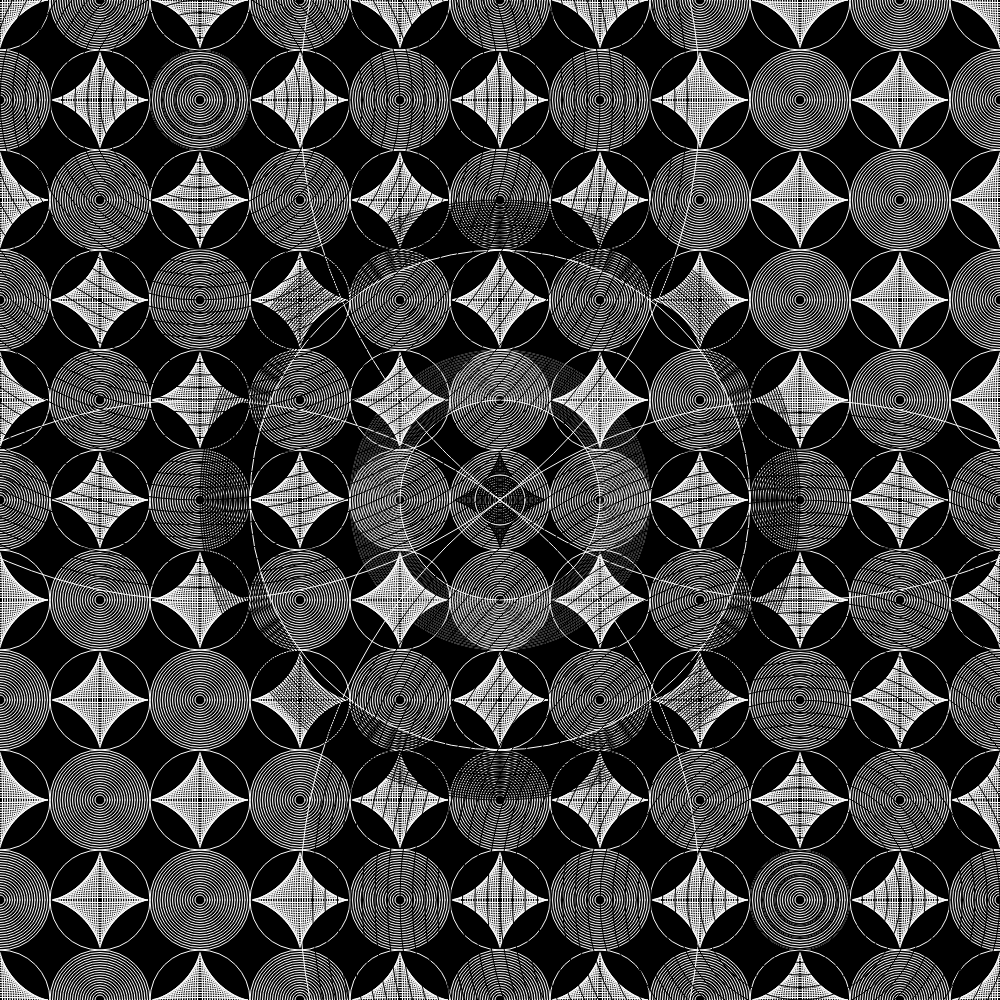
Frame 1 (no input)
Frame 60 (no input): identical to frame 1, image omitted
Frame 120 (the mouse pressed at the canvas centre since frame 60): identical to frame 1, image omitted

The p5.js sketch that drew this single still picture (run headless with seeded random() and noise() and a simulated clock; from frame 60 on, the mouse is pressed at the canvas centre):

// p5.js sketch
// ── sketch.js
function setup() {
    createCanvas(1000, 1000);
}

function draw() {
background(0);
strokeWeight(1);
stroke(255);
noFill()
ellipse(500, 500, 5);
ellipse(500, 500, 10);
ellipse(500, 500, 15);
ellipse(500, 500, 20);
ellipse(500, 500, 25);
ellipse(500, 500, 30);
ellipse(500, 500, 35);
ellipse(500, 500, 40);
ellipse(500, 500, 45);
ellipse(500, 500, 50);
ellipse(500, 500, 55);
ellipse(500, 500, 60);
ellipse(500, 500, 65);
ellipse(500, 500, 70);
ellipse(500, 500, 75);
ellipse(500, 500, 80);
ellipse(500, 500, 85);
ellipse(500, 500, 90);
ellipse(500, 500, 95);
ellipse(500, 500, 100);
ellipse(500, 500, 205);
ellipse(500, 500, 210);
ellipse(500, 500, 215);
ellipse(500, 500, 220);
ellipse(500, 500, 225);
ellipse(500, 500, 230);
ellipse(500, 500, 235);
ellipse(500, 500, 240);
ellipse(500, 500, 245);
ellipse(500, 500, 250);
ellipse(500, 500, 250);
ellipse(500, 500, 255);
ellipse(500, 500, 260);
ellipse(500, 500, 265);
ellipse(500, 500, 270);
ellipse(500, 500, 275);
ellipse(500, 500, 280);
ellipse(500, 500, 285);
ellipse(500, 500, 290);
ellipse(500, 500, 295);
ellipse(500, 500, 300);
stroke(0);
noFill();
ellipse(500, 500, 90, 10);
ellipse(500, 500, 85, 15);
ellipse(500, 500, 80, 20);
ellipse(500, 500, 75, 25);
ellipse(500, 500, 70, 30);
ellipse(500, 500, 65, 35);
ellipse(500, 500, 60, 40);
ellipse(500, 500, 55, 45);
ellipse(500, 500, 50, 50);
ellipse(500, 500, 45, 55);
ellipse(500, 500, 40, 60);
ellipse(500, 500, 35, 65);
ellipse(500, 500, 30, 70);
ellipse(500, 500, 25, 75);
ellipse(500, 500, 20, 80);
ellipse(500, 500, 15, 85);
ellipse(500, 500, 10, 90);
ellipse(500, 500, 5, 95);
ellipse(500, 500, 205);
ellipse(500, 500, 210);
ellipse(500, 500, 215);
ellipse(500, 500, 220);
ellipse(500, 500, 225);
ellipse(500, 500, 230);
ellipse(500, 500, 235);
ellipse(500, 500, 240);
ellipse(500, 500, 245);
ellipse(500, 500, 250);
ellipse(500, 500, 250);
ellipse(500, 500, 255);
ellipse(500, 500, 260);
ellipse(500, 500, 265);
ellipse(500, 500, 270);
ellipse(500, 500, 275);
ellipse(500, 500, 280);
ellipse(500, 500, 285);
ellipse(500, 500, 290);
ellipse(500, 500, 295);
ellipse(500, 500, 300);
stroke(255);
noFill()
ellipse(400, 500, 10);
ellipse(400, 500, 15);
ellipse(400, 500, 20);
ellipse(400, 500, 25);
ellipse(400, 500, 30);
ellipse(400, 500, 35);
ellipse(400, 500, 40);
ellipse(400, 500, 45);
ellipse(400, 500, 50);
ellipse(400, 500, 55);
ellipse(400, 500, 60);
ellipse(400, 500, 65);
ellipse(400, 500, 70);
ellipse(400, 500, 75);
ellipse(400, 500, 80);
ellipse(400, 500, 85);
ellipse(400, 500, 90);
ellipse(400, 500, 95);
ellipse(400, 500, 100);
ellipse(500, 400, 10);
ellipse(500, 400, 15);
ellipse(500, 400, 20);
ellipse(500, 400, 25);
ellipse(500, 400, 30);
ellipse(500, 400, 35);
ellipse(500, 400, 40);
ellipse(500, 400, 45);
ellipse(500, 400, 50);
ellipse(500, 400, 55);
ellipse(500, 400, 60);
ellipse(500, 400, 65);
ellipse(500, 400, 70);
ellipse(500, 400, 75);
ellipse(500, 400, 80);
ellipse(500, 400, 85);
ellipse(500, 400, 90);
ellipse(500, 400, 95);
ellipse(500, 400, 100);
ellipse(500, 600, 10);
ellipse(500, 600, 15);
ellipse(500, 600, 20);
ellipse(500, 600, 25);
ellipse(500, 600, 30);
ellipse(500, 600, 35);
ellipse(500, 600, 40);
ellipse(500, 600, 45);
ellipse(500, 600, 50);
ellipse(500, 600, 55);
ellipse(500, 600, 60);
ellipse(500, 600, 65);
ellipse(500, 600, 70);
ellipse(500, 600, 75);
ellipse(500, 600, 80);
ellipse(500, 600, 85);
ellipse(500, 600, 90);
ellipse(500, 600, 95);
ellipse(500, 600, 100);
ellipse(600, 500, 10);
ellipse(600, 500, 15);
ellipse(600, 500, 20);
ellipse(600, 500, 25);
ellipse(600, 500, 30);
ellipse(600, 500, 35);
ellipse(600, 500, 40);
ellipse(600, 500, 45);
ellipse(600, 500, 50);
ellipse(600, 500, 55);
ellipse(600, 500, 60);
ellipse(600, 500, 65);
ellipse(600, 500, 70);
ellipse(600, 500, 75);
ellipse(600, 500, 80);
ellipse(600, 500, 85);
ellipse(600, 500, 90);
ellipse(600, 500, 95);
ellipse(600, 500, 100);
ellipse(400, 400, 100);
ellipse(400, 400, 95, 5);
ellipse(400, 400, 90, 10);
ellipse(400, 400, 85, 15);
ellipse(400, 400, 80, 20);
ellipse(400, 400, 75, 25);
ellipse(400, 400, 70, 30);
ellipse(400, 400, 65, 35);
ellipse(400, 400, 60, 40);
ellipse(400, 400, 55, 45);
ellipse(400, 400, 50, 50);
ellipse(400, 400, 45, 55);
ellipse(400, 400, 40, 60);
ellipse(400, 400, 35, 65);
ellipse(400, 400, 30, 70);
ellipse(400, 400, 25, 75);
ellipse(400, 400, 20, 80);
ellipse(400, 400, 15, 85);
ellipse(400, 400, 10, 90);
ellipse(400, 400, 5, 95);
ellipse(400, 600, 100);
ellipse(400, 600, 95, 5);
ellipse(400, 600, 90, 10);
ellipse(400, 600, 85, 15);
ellipse(400, 600, 80, 20);
ellipse(400, 600, 75, 25);
ellipse(400, 600, 70, 30);
ellipse(400, 600, 65, 35);
ellipse(400, 600, 60, 40);
ellipse(400, 600, 55, 45);
ellipse(400, 600, 50, 50);
ellipse(400, 600, 45, 55);
ellipse(400, 600, 40, 60);
ellipse(400, 600, 35, 65);
ellipse(400, 600, 30, 70);
ellipse(400, 600, 25, 75);
ellipse(400, 600, 20, 80);
ellipse(400, 600, 15, 85);
ellipse(400, 600, 10, 90);
ellipse(400, 600, 5, 95);
ellipse(600, 600, 100);
ellipse(600, 600, 95, 5);
ellipse(600, 600, 90, 10);
ellipse(600, 600, 85, 15);
ellipse(600, 600, 80, 20);
ellipse(600, 600, 75, 25);
ellipse(600, 600, 70, 30);
ellipse(600, 600, 65, 35);
ellipse(600, 600, 60, 40);
ellipse(600, 600, 55, 45);
ellipse(600, 600, 50, 50);
ellipse(600, 600, 45, 55);
ellipse(600, 600, 40, 60);
ellipse(600, 600, 35, 65);
ellipse(600, 600, 30, 70);
ellipse(600, 600, 25, 75);
ellipse(600, 600, 20, 80);
ellipse(600, 600, 15, 85);
ellipse(600, 600, 10, 90);
ellipse(600, 600, 5, 95);
ellipse(600, 400, 100);
ellipse(600, 400, 95, 5);
ellipse(600, 400, 90, 10);
ellipse(600, 400, 85, 15);
ellipse(600, 400, 80, 20);
ellipse(600, 400, 75, 25);
ellipse(600, 400, 70, 30);
ellipse(600, 400, 65, 35);
ellipse(600, 400, 60, 40);
ellipse(600, 400, 55, 45);
ellipse(600, 400, 50, 50);
ellipse(600, 400, 45, 55);
ellipse(600, 400, 40, 60);
ellipse(600, 400, 35, 65);
ellipse(600, 400, 30, 70);
ellipse(600, 400, 25, 75);
ellipse(600, 400, 20, 80);
ellipse(600, 400, 15, 85);
ellipse(600, 400, 10, 90);
ellipse(600, 400, 5, 95);
ellipse(600, 400, 95, 5);
ellipse(300, 300, 100);
ellipse(300, 300, 95, 5);
ellipse(300, 300, 90, 10);
ellipse(300, 300, 85, 15);
ellipse(300, 300, 80, 20);
ellipse(300, 300, 75, 25);
ellipse(300, 300, 70, 30);
ellipse(300, 300, 65, 35);
ellipse(300, 300, 60, 40);
ellipse(300, 300, 55, 45);
ellipse(300, 300, 50, 50);
ellipse(300, 300, 45, 55);
ellipse(300, 300, 40, 60);
ellipse(300, 300, 35, 65);
ellipse(300, 300, 30, 70);
ellipse(300, 300, 25, 75);
ellipse(300, 300, 20, 80);
ellipse(300, 300, 15, 85);
ellipse(300, 300, 10, 90);
ellipse(300, 300, 5, 95);
ellipse(300, 300, 95, 5);
ellipse(200, 200, 100);
ellipse(200, 200, 95, 5);
ellipse(200, 200, 90, 10);
ellipse(200, 200, 85, 15);
ellipse(200, 200, 80, 20);
ellipse(200, 200, 75, 25);
ellipse(200, 200, 70, 30);
ellipse(200, 200, 65, 35);
ellipse(200, 200, 60, 40);
ellipse(200, 200, 55, 45);
ellipse(200, 200, 50, 50);
ellipse(200, 200, 45, 55);
ellipse(200, 200, 40, 60);
ellipse(200, 200, 35, 65);
ellipse(200, 200, 30, 70);
ellipse(200, 200, 25, 75);
ellipse(200, 200, 20, 80);
ellipse(200, 200, 15, 85);
ellipse(200, 200, 10, 90);
ellipse(200, 200, 5, 95);
ellipse(200, 200, 95, 5);
ellipse(100, 100, 100);
ellipse(100, 100, 95, 5);
ellipse(100, 100, 90, 10);
ellipse(100, 100, 85, 15);
ellipse(100, 100, 80, 20);
ellipse(100, 100, 75, 25);
ellipse(100, 100, 70, 30);
ellipse(100, 100, 65, 35);
ellipse(100, 100, 60, 40);
ellipse(100, 100, 55, 45);
ellipse(100, 100, 50, 50);
ellipse(100, 100, 45, 55);
ellipse(100, 100, 40, 60);
ellipse(100, 100, 35, 65);
ellipse(100, 100, 30, 70);
ellipse(100, 100, 25, 75);
ellipse(100, 100, 20, 80);
ellipse(100, 100, 15, 85);
ellipse(100, 100, 10, 90);
ellipse(100, 100, 5, 95);
ellipse(100, 100, 95, 5);
ellipse(700, 700, 100);
ellipse(700, 700, 95, 5);
ellipse(700, 700, 90, 10);
ellipse(700, 700, 85, 15);
ellipse(700, 700, 80, 20);
ellipse(700, 700, 75, 25);
ellipse(700, 700, 70, 30);
ellipse(700, 700, 65, 35);
ellipse(700, 700, 60, 40);
ellipse(700, 700, 55, 45);
ellipse(700, 700, 50, 50);
ellipse(700, 700, 45, 55);
ellipse(700, 700, 40, 60);
ellipse(700, 700, 35, 65);
ellipse(700, 700, 30, 70);
ellipse(700, 700, 25, 75);
ellipse(700, 700, 20, 80);
ellipse(700, 700, 15, 85);
ellipse(700, 700, 10, 90);
ellipse(700, 700, 5, 95);
ellipse(700, 700, 95, 5);
ellipse(800, 800, 100);
ellipse(800, 800, 95, 5);
ellipse(800, 800, 90, 10);
ellipse(800, 800, 85, 15);
ellipse(800, 800, 80, 20);
ellipse(800, 800, 75, 25);
ellipse(800, 800, 70, 30);
ellipse(800, 800, 65, 35);
ellipse(800, 800, 60, 40);
ellipse(800, 800, 55, 45);
ellipse(800, 800, 50, 50);
ellipse(800, 800, 45, 55);
ellipse(800, 800, 40, 60);
ellipse(800, 800, 35, 65);
ellipse(800, 800, 30, 70);
ellipse(800, 800, 25, 75);
ellipse(800, 800, 20, 80);
ellipse(800, 800, 15, 85);
ellipse(800, 800, 10, 90);
ellipse(800, 800, 5, 95);
ellipse(800, 800, 95, 5);
ellipse(900, 900, 100);
ellipse(900, 900, 95, 5);
ellipse(900, 900, 90, 10);
ellipse(900, 900, 85, 15);
ellipse(900, 900, 80, 20);
ellipse(900, 900, 75, 25);
ellipse(900, 900, 70, 30);
ellipse(900, 900, 65, 35);
ellipse(900, 900, 60, 40);
ellipse(900, 900, 55, 45);
ellipse(900, 900, 50, 50);
ellipse(900, 900, 45, 55);
ellipse(900, 900, 40, 60);
ellipse(900, 900, 35, 65);
ellipse(900, 900, 30, 70);
ellipse(900, 900, 25, 75);
ellipse(900, 900, 20, 80);
ellipse(900, 900, 15, 85);
ellipse(900, 900, 10, 90);
ellipse(900, 900, 5, 95);
ellipse(900, 900, 95, 5);
ellipse(200, 100, 10);
ellipse(200, 100, 15);
ellipse(200, 100, 20);
ellipse(200, 100, 25);
ellipse(200, 100, 30);
ellipse(200, 100, 35);
ellipse(200, 100, 40);
ellipse(200, 100, 45);
ellipse(200, 100, 50);
ellipse(200, 100, 55);
ellipse(200, 100, 60);
ellipse(200, 100, 65);
ellipse(200, 100, 70);
ellipse(200, 100, 75);
ellipse(200, 100, 80);
ellipse(200, 100, 85);
ellipse(200, 100, 90);
ellipse(200, 100, 95);
ellipse(200, 100, 100);
ellipse(500, 500, 200);
ellipse(200, 100, 1000);
ellipse(800, 900, 1000);
ellipse(200, 900, 1000);
ellipse(800, 100, 1000);
ellipse(500, 500, 50);
ellipse(500, 500, 500);
ellipse(700, 300, 100);
ellipse(700, 300, 95, 5);
ellipse(700, 300, 90, 10);
ellipse(700, 300, 85, 15);
ellipse(700, 300, 80, 20);
ellipse(700, 300, 75, 25);
ellipse(700, 300, 70, 30);
ellipse(700, 300, 65, 35);
ellipse(700, 300, 60, 40);
ellipse(700, 300, 55, 45);
ellipse(700, 300, 50, 50);
ellipse(700, 300, 45, 55);
ellipse(700, 300, 40, 60);
ellipse(700, 300, 35, 65);
ellipse(700, 300, 30, 70);
ellipse(700, 300, 25, 75);
ellipse(700, 300, 20, 80);
ellipse(700, 300, 15, 85);
ellipse(700, 300, 10, 90);
ellipse(700, 300, 5, 95);
ellipse(700, 300, 95, 5);
ellipse(500, 300, 100);
ellipse(500, 300, 95, 5);
ellipse(500, 300, 90, 10);
ellipse(500, 300, 85, 15);
ellipse(500, 300, 80, 20);
ellipse(500, 300, 75, 25);
ellipse(500, 300, 70, 30);
ellipse(500, 300, 65, 35);
ellipse(500, 300, 60, 40);
ellipse(500, 300, 55, 45);
ellipse(500, 300, 50, 50);
ellipse(500, 300, 45, 55);
ellipse(500, 300, 40, 60);
ellipse(500, 300, 35, 65);
ellipse(500, 300, 30, 70);
ellipse(500, 300, 25, 75);
ellipse(500, 300, 20, 80);
ellipse(500, 300, 15, 85);
ellipse(500, 300, 10, 90);
ellipse(500, 300, 5, 95);
ellipse(500, 300, 95, 5);
ellipse(500, 700, 100);
ellipse(500, 700, 95, 5);
ellipse(500, 700, 90, 10);
ellipse(500, 700, 85, 15);
ellipse(500, 700, 80, 20);
ellipse(500, 700, 75, 25);
ellipse(500, 700, 70, 30);
ellipse(500, 700, 65, 35);
ellipse(500, 700, 60, 40);
ellipse(500, 700, 55, 45);
ellipse(500, 700, 50, 50);
ellipse(500, 700, 45, 55);
ellipse(500, 700, 40, 60);
ellipse(500, 700, 35, 65);
ellipse(500, 700, 30, 70);
ellipse(500, 700, 25, 75);
ellipse(500, 700, 20, 80);
ellipse(500, 700, 15, 85);
ellipse(500, 700, 10, 90);
ellipse(500, 700, 5, 95);
ellipse(500, 700, 95, 5);
ellipse(500, 900, 100);
ellipse(500, 900, 95, 5);
ellipse(500, 900, 90, 10);
ellipse(500, 900, 85, 15);
ellipse(500, 900, 80, 20);
ellipse(500, 900, 75, 25);
ellipse(500, 900, 70, 30);
ellipse(500, 900, 65, 35);
ellipse(500, 900, 60, 40);
ellipse(500, 900, 55, 45);
ellipse(500, 900, 50, 50);
ellipse(500, 900, 45, 55);
ellipse(500, 900, 40, 60);
ellipse(500, 900, 35, 65);
ellipse(500, 900, 30, 70);
ellipse(500, 900, 25, 75);
ellipse(500, 900, 20, 80);
ellipse(500, 900, 15, 85);
ellipse(500, 900, 10, 90);
ellipse(500, 900, 5, 95);
ellipse(500, 900, 95, 5);
ellipse(300, 500, 100);
ellipse(300, 500, 95, 5);
ellipse(300, 500, 90, 10);
ellipse(300, 500, 85, 15);
ellipse(300, 500, 80, 20);
ellipse(300, 500, 75, 25);
ellipse(300, 500, 70, 30);
ellipse(300, 500, 65, 35);
ellipse(300, 500, 60, 40);
ellipse(300, 500, 55, 45);
ellipse(300, 500, 50, 50);
ellipse(300, 500, 45, 55);
ellipse(300, 500, 40, 60);
ellipse(300, 500, 35, 65);
ellipse(300, 500, 30, 70);
ellipse(300, 500, 25, 75);
ellipse(300, 500, 20, 80);
ellipse(300, 500, 15, 85);
ellipse(300, 500, 10, 90);
ellipse(300, 500, 5, 95);
ellipse(300, 500, 95, 5);
ellipse(700, 500, 100);
ellipse(700, 500, 95, 5);
ellipse(700, 500, 90, 10);
ellipse(700, 500, 85, 15);
ellipse(700, 500, 80, 20);
ellipse(700, 500, 75, 25);
ellipse(700, 500, 70, 30);
ellipse(700, 500, 65, 35);
ellipse(700, 500, 60, 40);
ellipse(700, 500, 55, 45);
ellipse(700, 500, 50, 50);
ellipse(700, 500, 45, 55);
ellipse(700, 500, 40, 60);
ellipse(700, 500, 35, 65);
ellipse(700, 500, 30, 70);
ellipse(700, 500, 25, 75);
ellipse(700, 500, 20, 80);
ellipse(700, 500, 15, 85);
ellipse(700, 500, 10, 90);
ellipse(700, 500, 5, 95);
ellipse(700, 500, 95, 5);
ellipse(900, 500, 100);
ellipse(900, 500, 95, 5);
ellipse(900, 500, 90, 10);
ellipse(900, 500, 85, 15);
ellipse(900, 500, 80, 20);
ellipse(900, 500, 75, 25);
ellipse(900, 500, 70, 30);
ellipse(900, 500, 65, 35);
ellipse(900, 500, 60, 40);
ellipse(900, 500, 55, 45);
ellipse(900, 500, 50, 50);
ellipse(900, 500, 45, 55);
ellipse(900, 500, 40, 60);
ellipse(900, 500, 35, 65);
ellipse(900, 500, 30, 70);
ellipse(900, 500, 25, 75);
ellipse(900, 500, 20, 80);
ellipse(900, 500, 15, 85);
ellipse(900, 500, 10, 90);
ellipse(900, 500, 5, 95);
ellipse(900, 500, 95, 5);
ellipse(100, 500, 100);
ellipse(100, 500, 95, 5);
ellipse(100, 500, 90, 10);
ellipse(100, 500, 85, 15);
ellipse(100, 500, 80, 20);
ellipse(100, 500, 75, 25);
ellipse(100, 500, 70, 30);
ellipse(100, 500, 65, 35);
ellipse(100, 500, 60, 40);
ellipse(100, 500, 55, 45);
ellipse(100, 500, 50, 50);
ellipse(100, 500, 45, 55);
ellipse(100, 500, 40, 60);
ellipse(100, 500, 35, 65);
ellipse(100, 500, 30, 70);
ellipse(100, 500, 25, 75);
ellipse(100, 500, 20, 80);
ellipse(100, 500, 15, 85);
ellipse(100, 500, 10, 90);
ellipse(100, 500, 5, 95);
ellipse(100, 500, 95, 5);
ellipse(500, 100, 100);
ellipse(500, 100, 95, 5);
ellipse(500, 100, 90, 10);
ellipse(500, 100, 85, 15);
ellipse(500, 100, 80, 20);
ellipse(500, 100, 75, 25);
ellipse(500, 100, 70, 30);
ellipse(500, 100, 65, 35);
ellipse(500, 100, 60, 40);
ellipse(500, 100, 55, 45);
ellipse(500, 100, 50, 50);
ellipse(500, 100, 45, 55);
ellipse(500, 100, 40, 60);
ellipse(500, 100, 35, 65);
ellipse(500, 100, 30, 70);
ellipse(500, 100, 25, 75);
ellipse(500, 100, 20, 80);
ellipse(500, 100, 15, 85);
ellipse(500, 100, 10, 90);
ellipse(500, 100, 5, 95);
ellipse(500, 100, 95, 5);
ellipse(500, 200, 10);
ellipse(500, 200, 15);
ellipse(500, 200, 20);
ellipse(500, 200, 25);
ellipse(500, 200, 30);
ellipse(500, 200, 35);
ellipse(500, 200, 40);
ellipse(500, 200, 45);
ellipse(500, 200, 50);
ellipse(500, 200, 55);
ellipse(500, 200, 60);
ellipse(500, 200, 65);
ellipse(500, 200, 70);
ellipse(500, 200, 75);
ellipse(500, 200, 80);
ellipse(500, 200, 85);
ellipse(500, 200, 90);
ellipse(500, 200, 95);
ellipse(500, 200, 100);
ellipse(500, 0, 10);
ellipse(500, 0, 15);
ellipse(500, 0, 20);
ellipse(500, 0, 25);
ellipse(500, 0, 30);
ellipse(500, 0, 35);
ellipse(500, 0, 40);
ellipse(500, 0, 45);
ellipse(500, 0, 50);
ellipse(500, 0, 55);
ellipse(500, 0, 60);
ellipse(500, 0, 65);
ellipse(500, 0, 70);
ellipse(500, 0, 75);
ellipse(500, 0, 80);
ellipse(500, 0, 85);
ellipse(500, 0, 90);
ellipse(500, 0, 95);
ellipse(500, 0, 100);
ellipse(500, 800, 10);
ellipse(500, 800, 15);
ellipse(500, 800, 20);
ellipse(500, 800, 25);
ellipse(500, 800, 30);
ellipse(500, 800, 35);
ellipse(500, 800, 40);
ellipse(500, 800, 45);
ellipse(500, 800, 50);
ellipse(500, 800, 55);
ellipse(500, 800, 60);
ellipse(500, 800, 65);
ellipse(500, 800, 70);
ellipse(500, 800, 75);
ellipse(500, 800, 80);
ellipse(500, 800, 85);
ellipse(500, 800, 90);
ellipse(500, 800, 95);
ellipse(500, 800, 100);
ellipse(200, 500, 10);
ellipse(200, 500, 15);
ellipse(200, 500, 20);
ellipse(200, 500, 25);
ellipse(200, 500, 30);
ellipse(200, 500, 35);
ellipse(200, 500, 40);
ellipse(200, 500, 45);
ellipse(200, 500, 50);
ellipse(200, 500, 55);
ellipse(200, 500, 60);
ellipse(200, 500, 65);
ellipse(200, 500, 70);
ellipse(200, 500, 75);
ellipse(200, 500, 80);
ellipse(200, 500, 85);
ellipse(200, 500, 90);
ellipse(200, 500, 95);
ellipse(200, 500, 100);
ellipse(800, 500, 10);
ellipse(800, 500, 15);
ellipse(800, 500, 20);
ellipse(800, 500, 25);
ellipse(800, 500, 30);
ellipse(800, 500, 35);
ellipse(800, 500, 40);
ellipse(800, 500, 45);
ellipse(800, 500, 50);
ellipse(800, 500, 55);
ellipse(800, 500, 60);
ellipse(800, 500, 65);
ellipse(800, 500, 70);
ellipse(800, 500, 75);
ellipse(800, 500, 80);
ellipse(800, 500, 85);
ellipse(800, 500, 90);
ellipse(800, 500, 95);
ellipse(800, 500, 100);
ellipse(0, 500, 10);
ellipse(0, 500, 15);
ellipse(0, 500, 20);
ellipse(0, 500, 25);
ellipse(0, 500, 30);
ellipse(0, 500, 35);
ellipse(0, 500, 40);
ellipse(0, 500, 45);
ellipse(0, 500, 50);
ellipse(0, 500, 55);
ellipse(0, 500, 60);
ellipse(0, 500, 65);
ellipse(0, 500, 70);
ellipse(0, 500, 75);
ellipse(0, 500, 80);
ellipse(0, 500, 85);
ellipse(0, 500, 90);
ellipse(0, 500, 95);
ellipse(0, 500, 100);
ellipse(1000, 500, 10);
ellipse(1000, 500, 15);
ellipse(1000, 500, 20);
ellipse(1000, 500, 25);
ellipse(1000, 500, 30);
ellipse(1000, 500, 35);
ellipse(1000, 500, 40);
ellipse(1000, 500, 45);
ellipse(1000, 500, 50);
ellipse(1000, 500, 55);
ellipse(1000, 500, 60);
ellipse(1000, 500, 65);
ellipse(1000, 500, 70);
ellipse(1000, 500, 75);
ellipse(1000, 500, 80);
ellipse(1000, 500, 85);
ellipse(1000, 500, 90);
ellipse(1000, 500, 95);
ellipse(1000, 500, 100);
ellipse(0, 100, 10);
ellipse(0, 100, 15);
ellipse(0, 100, 20);
ellipse(0, 100, 25);
ellipse(0, 100, 30);
ellipse(0, 100, 35);
ellipse(0, 100, 40);
ellipse(0, 100, 45);
ellipse(0, 100, 50);
ellipse(0, 100, 55);
ellipse(0, 100, 60);
ellipse(0, 100, 65);
ellipse(0, 100, 70);
ellipse(0, 100, 75);
ellipse(0, 100, 80);
ellipse(0, 100, 85);
ellipse(0, 100, 90);
ellipse(0, 100, 95);
ellipse(0, 100, 100);
ellipse(0, 300, 10);
ellipse(0, 300, 15);
ellipse(0, 300, 20);
ellipse(0, 300, 25);
ellipse(0, 300, 30);
ellipse(0, 300, 35);
ellipse(0, 300, 40);
ellipse(0, 300, 45);
ellipse(0, 300, 50);
ellipse(0, 300, 55);
ellipse(0, 300, 60);
ellipse(0, 300, 65);
ellipse(0, 300, 70);
ellipse(0, 300, 75);
ellipse(0, 300, 80);
ellipse(0, 300, 85);
ellipse(0, 300, 90);
ellipse(0, 300, 95);
ellipse(0, 300, 100);
ellipse(0, 700, 10);
ellipse(0, 700, 15);
ellipse(0, 700, 20);
ellipse(0, 700, 25);
ellipse(0, 700, 30);
ellipse(0, 700, 35);
ellipse(0, 700, 40);
ellipse(0, 700, 45);
ellipse(0, 700, 50);
ellipse(0, 700, 55);
ellipse(0, 700, 60);
ellipse(0, 700, 65);
ellipse(0, 700, 70);
ellipse(0, 700, 75);
ellipse(0, 700, 80);
ellipse(0, 700, 85);
ellipse(0, 700, 90);
ellipse(0, 700, 95);
ellipse(0, 700, 100);
ellipse(0, 900, 10);
ellipse(0, 900, 15);
ellipse(0, 900, 20);
ellipse(0, 900, 25);
ellipse(0, 900, 30);
ellipse(0, 900, 35);
ellipse(0, 900, 40);
ellipse(0, 900, 45);
ellipse(0, 900, 50);
ellipse(0, 900, 55);
ellipse(0, 900, 60);
ellipse(0, 900, 65);
ellipse(0, 900, 70);
ellipse(0, 900, 75);
ellipse(0, 900, 80);
ellipse(0, 900, 85);
ellipse(0, 900, 90);
ellipse(0, 900, 95);
ellipse(0, 900, 100);
ellipse(100, 200, 10);
ellipse(100, 200, 15);
ellipse(100, 200, 20);
ellipse(100, 200, 25);
ellipse(100, 200, 30);
ellipse(100, 200, 35);
ellipse(100, 200, 40);
ellipse(100, 200, 45);
ellipse(100, 200, 50);
ellipse(100, 200, 55);
ellipse(100, 200, 60);
ellipse(100, 200, 65);
ellipse(100, 200, 70);
ellipse(100, 200, 75);
ellipse(100, 200, 80);
ellipse(100, 200, 85);
ellipse(100, 200, 90);
ellipse(100, 200, 95);
ellipse(100, 200, 100);
ellipse(100, 400, 10);
ellipse(100, 400, 15);
ellipse(100, 400, 20);
ellipse(100, 400, 25);
ellipse(100, 400, 30);
ellipse(100, 400, 35);
ellipse(100, 400, 40);
ellipse(100, 400, 45);
ellipse(100, 400, 50);
ellipse(100, 400, 55);
ellipse(100, 400, 60);
ellipse(100, 400, 65);
ellipse(100, 400, 70);
ellipse(100, 400, 75);
ellipse(100, 400, 80);
ellipse(100, 400, 85);
ellipse(100, 400, 90);
ellipse(100, 400, 95);
ellipse(100, 400, 100);
ellipse(100, 600, 10);
ellipse(100, 600, 15);
ellipse(100, 600, 20);
ellipse(100, 600, 25);
ellipse(100, 600, 30);
ellipse(100, 600, 35);
ellipse(100, 600, 40);
ellipse(100, 600, 45);
ellipse(100, 600, 50);
ellipse(100, 600, 55);
ellipse(100, 600, 60);
ellipse(100, 600, 65);
ellipse(100, 600, 70);
ellipse(100, 600, 75);
ellipse(100, 600, 80);
ellipse(100, 600, 85);
ellipse(100, 600, 90);
ellipse(100, 600, 95);
ellipse(100, 600, 100);
ellipse(100, 800, 10);
ellipse(100, 800, 15);
ellipse(100, 800, 20);
ellipse(100, 800, 25);
ellipse(100, 800, 30);
ellipse(100, 800, 35);
ellipse(100, 800, 40);
ellipse(100, 800, 45);
ellipse(100, 800, 50);
ellipse(100, 800, 55);
ellipse(100, 800, 60);
ellipse(100, 800, 65);
ellipse(100, 800, 70);
ellipse(100, 800, 75);
ellipse(100, 800, 80);
ellipse(100, 800, 85);
ellipse(100, 800, 90);
ellipse(100, 800, 95);
ellipse(100, 800, 100);
ellipse(100, 0, 10);
ellipse(100, 0, 15);
ellipse(100, 0, 20);
ellipse(100, 0, 25);
ellipse(100, 0, 30);
ellipse(100, 0, 35);
ellipse(100, 0, 40);
ellipse(100, 0, 45);
ellipse(100, 0, 50);
ellipse(100, 0, 55);
ellipse(100, 0, 60);
ellipse(100, 0, 65);
ellipse(100, 0, 70);
ellipse(100, 0, 75);
ellipse(100, 0, 80);
ellipse(100, 0, 85);
ellipse(100, 0, 90);
ellipse(100, 0, 95);
ellipse(100, 0, 100);
ellipse(100, 1000, 10);
ellipse(100, 1000, 15);
ellipse(100, 1000, 20);
ellipse(100, 1000, 25);
ellipse(100, 1000, 30);
ellipse(100, 1000, 35);
ellipse(100, 1000, 40);
ellipse(100, 1000, 45);
ellipse(100, 1000, 50);
ellipse(100, 1000, 55);
ellipse(100, 1000, 60);
ellipse(100, 1000, 65);
ellipse(100, 1000, 70);
ellipse(100, 1000, 75);
ellipse(100, 1000, 80);
ellipse(100, 1000, 85);
ellipse(100, 1000, 90);
ellipse(100, 1000, 95);
ellipse(100, 1000, 100);
ellipse(200, 300, 10);
ellipse(200, 300, 15);
ellipse(200, 300, 20);
ellipse(200, 300, 25);
ellipse(200, 300, 30);
ellipse(200, 300, 35);
ellipse(200, 300, 40);
ellipse(200, 300, 45);
ellipse(200, 300, 50);
ellipse(200, 300, 55);
ellipse(200, 300, 60);
ellipse(200, 300, 65);
ellipse(200, 300, 70);
ellipse(200, 300, 75);
ellipse(200, 300, 80);
ellipse(200, 300, 85);
ellipse(200, 300, 90);
ellipse(200, 300, 95);
ellipse(200, 300, 100);
ellipse(200, 700, 10);
ellipse(200, 700, 15);
ellipse(200, 700, 20);
ellipse(200, 700, 25);
ellipse(200, 700, 30);
ellipse(200, 700, 35);
ellipse(200, 700, 40);
ellipse(200, 700, 45);
ellipse(200, 700, 50);
ellipse(200, 700, 55);
ellipse(200, 700, 60);
ellipse(200, 700, 65);
ellipse(200, 700, 70);
ellipse(200, 700, 75);
ellipse(200, 700, 80);
ellipse(200, 700, 85);
ellipse(200, 700, 90);
ellipse(200, 700, 95);
ellipse(200, 700, 100);
ellipse(200, 900, 10);
ellipse(200, 900, 15);
ellipse(200, 900, 20);
ellipse(200, 900, 25);
ellipse(200, 900, 30);
ellipse(200, 900, 35);
ellipse(200, 900, 40);
ellipse(200, 900, 45);
ellipse(200, 900, 50);
ellipse(200, 900, 55);
ellipse(200, 900, 60);
ellipse(200, 900, 65);
ellipse(200, 900, 70);
ellipse(200, 900, 75);
ellipse(200, 900, 80);
ellipse(200, 900, 85);
ellipse(200, 900, 90);
ellipse(200, 900, 95);
ellipse(200, 900, 100);
ellipse(300, 200, 10);
ellipse(300, 200, 15);
ellipse(300, 200, 20);
ellipse(300, 200, 25);
ellipse(300, 200, 30);
ellipse(300, 200, 35);
ellipse(300, 200, 40);
ellipse(300, 200, 45);
ellipse(300, 200, 50);
ellipse(300, 200, 55);
ellipse(300, 200, 60);
ellipse(300, 200, 65);
ellipse(300, 200, 70);
ellipse(300, 200, 75);
ellipse(300, 200, 80);
ellipse(300, 200, 85);
ellipse(300, 200, 90);
ellipse(300, 200, 95);
ellipse(300, 200, 100);
ellipse(300, 400, 10);
ellipse(300, 400, 15);
ellipse(300, 400, 20);
ellipse(300, 400, 25);
ellipse(300, 400, 30);
ellipse(300, 400, 35);
ellipse(300, 400, 40);
ellipse(300, 400, 45);
ellipse(300, 400, 50);
ellipse(300, 400, 55);
ellipse(300, 400, 60);
ellipse(300, 400, 65);
ellipse(300, 400, 70);
ellipse(300, 400, 75);
ellipse(300, 400, 80);
ellipse(300, 400, 85);
ellipse(300, 400, 90);
ellipse(300, 400, 95);
ellipse(300, 400, 100);
ellipse(300, 600, 10);
ellipse(300, 600, 15);
ellipse(300, 600, 20);
ellipse(300, 600, 25);
ellipse(300, 600, 30);
ellipse(300, 600, 35);
ellipse(300, 600, 40);
ellipse(300, 600, 45);
ellipse(300, 600, 50);
ellipse(300, 600, 55);
ellipse(300, 600, 60);
ellipse(300, 600, 65);
ellipse(300, 600, 70);
ellipse(300, 600, 75);
ellipse(300, 600, 80);
ellipse(300, 600, 85);
ellipse(300, 600, 90);
ellipse(300, 600, 95);
ellipse(300, 600, 100);
ellipse(300, 800, 10);
ellipse(300, 800, 15);
ellipse(300, 800, 20);
ellipse(300, 800, 25);
ellipse(300, 800, 30);
ellipse(300, 800, 35);
ellipse(300, 800, 40);
ellipse(300, 800, 45);
ellipse(300, 800, 50);
ellipse(300, 800, 55);
ellipse(300, 800, 60);
ellipse(300, 800, 65);
ellipse(300, 800, 70);
ellipse(300, 800, 75);
ellipse(300, 800, 80);
ellipse(300, 800, 85);
ellipse(300, 800, 90);
ellipse(300, 800, 95);
ellipse(300, 800, 100);
ellipse(300, 0, 10);
ellipse(300, 0, 15);
ellipse(300, 0, 20);
ellipse(300, 0, 25);
ellipse(300, 0, 30);
ellipse(300, 0, 35);
ellipse(300, 0, 40);
ellipse(300, 0, 45);
ellipse(300, 0, 50);
ellipse(300, 0, 55);
ellipse(300, 0, 60);
ellipse(300, 0, 65);
ellipse(300, 0, 70);
ellipse(300, 0, 75);
ellipse(300, 0, 80);
ellipse(300, 0, 85);
ellipse(300, 0, 90);
ellipse(300, 0, 95);
ellipse(300, 0, 100);
ellipse(300, 1000, 10);
ellipse(300, 1000, 15);
ellipse(300, 1000, 20);
ellipse(300, 1000, 25);
ellipse(300, 1000, 30);
ellipse(300, 1000, 35);
ellipse(300, 1000, 40);
ellipse(300, 1000, 45);
ellipse(300, 1000, 50);
ellipse(300, 1000, 55);
ellipse(300, 1000, 60);
ellipse(300, 1000, 65);
ellipse(300, 1000, 70);
ellipse(300, 1000, 75);
ellipse(300, 1000, 80);
ellipse(300, 1000, 85);
ellipse(300, 1000, 90);
ellipse(300, 1000, 95);
ellipse(300, 1000, 100);
ellipse(400, 300, 10);
ellipse(400, 300, 15);
ellipse(400, 300, 20);
ellipse(400, 300, 25);
ellipse(400, 300, 30);
ellipse(400, 300, 35);
ellipse(400, 300, 40);
ellipse(400, 300, 45);
ellipse(400, 300, 50);
ellipse(400, 300, 55);
ellipse(400, 300, 60);
ellipse(400, 300, 65);
ellipse(400, 300, 70);
ellipse(400, 300, 75);
ellipse(400, 300, 80);
ellipse(400, 300, 85);
ellipse(400, 300, 90);
ellipse(400, 300, 95);
ellipse(400, 300, 100);
ellipse(400, 700, 10);
ellipse(400, 700, 15);
ellipse(400, 700, 20);
ellipse(400, 700, 25);
ellipse(400, 700, 30);
ellipse(400, 700, 35);
ellipse(400, 700, 40);
ellipse(400, 700, 45);
ellipse(400, 700, 50);
ellipse(400, 700, 55);
ellipse(400, 700, 60);
ellipse(400, 700, 65);
ellipse(400, 700, 70);
ellipse(400, 700, 75);
ellipse(400, 700, 80);
ellipse(400, 700, 85);
ellipse(400, 700, 90);
ellipse(400, 700, 95);
ellipse(400, 700, 100);
ellipse(400, 900, 10);
ellipse(400, 900, 15);
ellipse(400, 900, 20);
ellipse(400, 900, 25);
ellipse(400, 900, 30);
ellipse(400, 900, 35);
ellipse(400, 900, 40);
ellipse(400, 900, 45);
ellipse(400, 900, 50);
ellipse(400, 900, 55);
ellipse(400, 900, 60);
ellipse(400, 900, 65);
ellipse(400, 900, 70);
ellipse(400, 900, 75);
ellipse(400, 900, 80);
ellipse(400, 900, 85);
ellipse(400, 900, 90);
ellipse(400, 900, 95);
ellipse(400, 900, 100);
ellipse(400, 100, 10);
ellipse(400, 100, 15);
ellipse(400, 100, 20);
ellipse(400, 100, 25);
ellipse(400, 100, 30);
ellipse(400, 100, 35);
ellipse(400, 100, 40);
ellipse(400, 100, 45);
ellipse(400, 100, 50);
ellipse(400, 100, 55);
ellipse(400, 100, 60);
ellipse(400, 100, 65);
ellipse(400, 100, 70);
ellipse(400, 100, 75);
ellipse(400, 100, 80);
ellipse(400, 100, 85);
ellipse(400, 100, 90);
ellipse(400, 100, 95);
ellipse(400, 100, 100);
ellipse(500, 1000, 10);
ellipse(500, 1000, 15);
ellipse(500, 1000, 20);
ellipse(500, 1000, 25);
ellipse(500, 1000, 30);
ellipse(500, 1000, 35);
ellipse(500, 1000, 40);
ellipse(500, 1000, 45);
ellipse(500, 1000, 50);
ellipse(500, 1000, 55);
ellipse(500, 1000, 60);
ellipse(500, 1000, 65);
ellipse(500, 1000, 70);
ellipse(500, 1000, 75);
ellipse(500, 1000, 80);
ellipse(500, 1000, 85);
ellipse(500, 1000, 90);
ellipse(500, 1000, 95);
ellipse(500, 1000, 100);
ellipse(600, 300, 10);
ellipse(600, 300, 15);
ellipse(600, 300, 20);
ellipse(600, 300, 25);
ellipse(600, 300, 30);
ellipse(600, 300, 35);
ellipse(600, 300, 40);
ellipse(600, 300, 45);
ellipse(600, 300, 50);
ellipse(600, 300, 55);
ellipse(600, 300, 60);
ellipse(600, 300, 65);
ellipse(600, 300, 70);
ellipse(600, 300, 75);
ellipse(600, 300, 80);
ellipse(600, 300, 85);
ellipse(600, 300, 90);
ellipse(600, 300, 95);
ellipse(600, 300, 100);
ellipse(600, 700, 10);
ellipse(600, 700, 15);
ellipse(600, 700, 20);
ellipse(600, 700, 25);
ellipse(600, 700, 30);
ellipse(600, 700, 35);
ellipse(600, 700, 40);
ellipse(600, 700, 45);
ellipse(600, 700, 50);
ellipse(600, 700, 55);
ellipse(600, 700, 60);
ellipse(600, 700, 65);
ellipse(600, 700, 70);
ellipse(600, 700, 75);
ellipse(600, 700, 80);
ellipse(600, 700, 85);
ellipse(600, 700, 90);
ellipse(600, 700, 95);
ellipse(600, 700, 100);
ellipse(600, 900, 10);
ellipse(600, 900, 15);
ellipse(600, 900, 20);
ellipse(600, 900, 25);
ellipse(600, 900, 30);
ellipse(600, 900, 35);
ellipse(600, 900, 40);
ellipse(600, 900, 45);
ellipse(600, 900, 50);
ellipse(600, 900, 55);
ellipse(600, 900, 60);
ellipse(600, 900, 65);
ellipse(600, 900, 70);
ellipse(600, 900, 75);
ellipse(600, 900, 80);
ellipse(600, 900, 85);
ellipse(600, 900, 90);
ellipse(600, 900, 95);
ellipse(600, 900, 100);
ellipse(600, 100, 10);
ellipse(600, 100, 15);
ellipse(600, 100, 20);
ellipse(600, 100, 25);
ellipse(600, 100, 30);
ellipse(600, 100, 35);
ellipse(600, 100, 40);
ellipse(600, 100, 45);
ellipse(600, 100, 50);
ellipse(600, 100, 55);
ellipse(600, 100, 60);
ellipse(600, 100, 65);
ellipse(600, 100, 70);
ellipse(600, 100, 75);
ellipse(600, 100, 80);
ellipse(600, 100, 85);
ellipse(600, 100, 90);
ellipse(600, 100, 95);
ellipse(600, 100, 100);
ellipse(700, 200, 10);
ellipse(700, 200, 15);
ellipse(700, 200, 20);
ellipse(700, 200, 25);
ellipse(700, 200, 30);
ellipse(700, 200, 35);
ellipse(700, 200, 40);
ellipse(700, 200, 45);
ellipse(700, 200, 50);
ellipse(700, 200, 55);
ellipse(700, 200, 60);
ellipse(700, 200, 65);
ellipse(700, 200, 70);
ellipse(700, 200, 75);
ellipse(700, 200, 80);
ellipse(700, 200, 85);
ellipse(700, 200, 90);
ellipse(700, 200, 95);
ellipse(700, 200, 100);
ellipse(700, 400, 10);
ellipse(700, 400, 15);
ellipse(700, 400, 20);
ellipse(700, 400, 25);
ellipse(700, 400, 30);
ellipse(700, 400, 35);
ellipse(700, 400, 40);
ellipse(700, 400, 45);
ellipse(700, 400, 50);
ellipse(700, 400, 55);
ellipse(700, 400, 60);
ellipse(700, 400, 65);
ellipse(700, 400, 70);
ellipse(700, 400, 75);
ellipse(700, 400, 80);
ellipse(700, 400, 85);
ellipse(700, 400, 90);
ellipse(700, 400, 95);
ellipse(700, 400, 100);
ellipse(700, 600, 10);
ellipse(700, 600, 15);
ellipse(700, 600, 20);
ellipse(700, 600, 25);
ellipse(700, 600, 30);
ellipse(700, 600, 35);
ellipse(700, 600, 40);
ellipse(700, 600, 45);
ellipse(700, 600, 50);
ellipse(700, 600, 55);
ellipse(700, 600, 60);
ellipse(700, 600, 65);
ellipse(700, 600, 70);
ellipse(700, 600, 75);
ellipse(700, 600, 80);
ellipse(700, 600, 85);
ellipse(700, 600, 90);
ellipse(700, 600, 95);
ellipse(700, 600, 100);
ellipse(700, 800, 10);
ellipse(700, 800, 15);
ellipse(700, 800, 20);
ellipse(700, 800, 25);
ellipse(700, 800, 30);
ellipse(700, 800, 35);
ellipse(700, 800, 40);
ellipse(700, 800, 45);
ellipse(700, 800, 50);
ellipse(700, 800, 55);
ellipse(700, 800, 60);
ellipse(700, 800, 65);
ellipse(700, 800, 70);
ellipse(700, 800, 75);
ellipse(700, 800, 80);
ellipse(700, 800, 85);
ellipse(700, 800, 90);
ellipse(700, 800, 95);
ellipse(700, 800, 100);
ellipse(700, 0, 10);
ellipse(700, 0, 15);
ellipse(700, 0, 20);
ellipse(700, 0, 25);
ellipse(700, 0, 30);
ellipse(700, 0, 35);
ellipse(700, 0, 40);
ellipse(700, 0, 45);
ellipse(700, 0, 50);
ellipse(700, 0, 55);
ellipse(700, 0, 60);
ellipse(700, 0, 65);
ellipse(700, 0, 70);
ellipse(700, 0, 75);
ellipse(700, 0, 80);
ellipse(700, 0, 85);
ellipse(700, 0, 90);
ellipse(700, 0, 95);
ellipse(700, 0, 100);
ellipse(700, 1000, 10);
ellipse(700, 1000, 15);
ellipse(700, 1000, 20);
ellipse(700, 1000, 25);
ellipse(700, 1000, 30);
ellipse(700, 1000, 35);
ellipse(700, 1000, 40);
ellipse(700, 1000, 45);
ellipse(700, 1000, 50);
ellipse(700, 1000, 55);
ellipse(700, 1000, 60);
ellipse(700, 1000, 65);
ellipse(700, 1000, 70);
ellipse(700, 1000, 75);
ellipse(700, 1000, 80);
ellipse(700, 1000, 85);
ellipse(700, 1000, 90);
ellipse(700, 1000, 95);
ellipse(700, 1000, 100);
ellipse(800, 300, 10);
ellipse(800, 300, 15);
ellipse(800, 300, 20);
ellipse(800, 300, 25);
ellipse(800, 300, 30);
ellipse(800, 300, 35);
ellipse(800, 300, 40);
ellipse(800, 300, 45);
ellipse(800, 300, 50);
ellipse(800, 300, 55);
ellipse(800, 300, 60);
ellipse(800, 300, 65);
ellipse(800, 300, 70);
ellipse(800, 300, 75);
ellipse(800, 300, 80);
ellipse(800, 300, 85);
ellipse(800, 300, 90);
ellipse(800, 300, 95);
ellipse(800, 300, 100);
ellipse(800, 700, 10);
ellipse(800, 700, 15);
ellipse(800, 700, 20);
ellipse(800, 700, 25);
ellipse(800, 700, 30);
ellipse(800, 700, 35);
ellipse(800, 700, 40);
ellipse(800, 700, 45);
ellipse(800, 700, 50);
ellipse(800, 700, 55);
ellipse(800, 700, 60);
ellipse(800, 700, 65);
ellipse(800, 700, 70);
ellipse(800, 700, 75);
ellipse(800, 700, 80);
ellipse(800, 700, 85);
ellipse(800, 700, 90);
ellipse(800, 700, 95);
ellipse(800, 700, 100);
ellipse(800, 900, 10);
ellipse(800, 900, 15);
ellipse(800, 900, 20);
ellipse(800, 900, 25);
ellipse(800, 900, 30);
ellipse(800, 900, 35);
ellipse(800, 900, 40);
ellipse(800, 900, 45);
ellipse(800, 900, 50);
ellipse(800, 900, 55);
ellipse(800, 900, 60);
ellipse(800, 900, 65);
ellipse(800, 900, 70);
ellipse(800, 900, 75);
ellipse(800, 900, 80);
ellipse(800, 900, 85);
ellipse(800, 900, 90);
ellipse(800, 900, 95);
ellipse(800, 900, 100);
ellipse(800, 100, 10);
ellipse(800, 100, 15);
ellipse(800, 100, 20);
ellipse(800, 100, 25);
ellipse(800, 100, 30);
ellipse(800, 100, 35);
ellipse(800, 100, 40);
ellipse(800, 100, 45);
ellipse(800, 100, 50);
ellipse(800, 100, 55);
ellipse(800, 100, 60);
ellipse(800, 100, 65);
ellipse(800, 100, 70);
ellipse(800, 100, 75);
ellipse(800, 100, 80);
ellipse(800, 100, 85);
ellipse(800, 100, 90);
ellipse(800, 100, 95);
ellipse(800, 100, 100);
ellipse(900, 200, 10);
ellipse(900, 200, 15);
ellipse(900, 200, 20);
ellipse(900, 200, 25);
ellipse(900, 200, 30);
ellipse(900, 200, 35);
ellipse(900, 200, 40);
ellipse(900, 200, 45);
ellipse(900, 200, 50);
ellipse(900, 200, 55);
ellipse(900, 200, 60);
ellipse(900, 200, 65);
ellipse(900, 200, 70);
ellipse(900, 200, 75);
ellipse(900, 200, 80);
ellipse(900, 200, 85);
ellipse(900, 200, 90);
ellipse(900, 200, 95);
ellipse(900, 200, 100);
ellipse(900, 400, 10);
ellipse(900, 400, 15);
ellipse(900, 400, 20);
ellipse(900, 400, 25);
ellipse(900, 400, 30);
ellipse(900, 400, 35);
ellipse(900, 400, 40);
ellipse(900, 400, 45);
ellipse(900, 400, 50);
ellipse(900, 400, 55);
ellipse(900, 400, 60);
ellipse(900, 400, 65);
ellipse(900, 400, 70);
ellipse(900, 400, 75);
ellipse(900, 400, 80);
ellipse(900, 400, 85);
ellipse(900, 400, 90);
ellipse(900, 400, 95);
ellipse(900, 400, 100);
ellipse(900, 600, 10);
ellipse(900, 600, 15);
ellipse(900, 600, 20);
ellipse(900, 600, 25);
ellipse(900, 600, 30);
ellipse(900, 600, 35);
ellipse(900, 600, 40);
ellipse(900, 600, 45);
ellipse(900, 600, 50);
ellipse(900, 600, 55);
ellipse(900, 600, 60);
ellipse(900, 600, 65);
ellipse(900, 600, 70);
ellipse(900, 600, 75);
ellipse(900, 600, 80);
ellipse(900, 600, 85);
ellipse(900, 600, 90);
ellipse(900, 600, 95);
ellipse(900, 600, 100);
ellipse(900, 800, 10);
ellipse(900, 800, 15);
ellipse(900, 800, 20);
ellipse(900, 800, 25);
ellipse(900, 800, 30);
ellipse(900, 800, 35);
ellipse(900, 800, 40);
ellipse(900, 800, 45);
ellipse(900, 800, 50);
ellipse(900, 800, 55);
ellipse(900, 800, 60);
ellipse(900, 800, 65);
ellipse(900, 800, 70);
ellipse(900, 800, 75);
ellipse(900, 800, 80);
ellipse(900, 800, 85);
ellipse(900, 800, 90);
ellipse(900, 800, 95);
ellipse(900, 800, 100);
ellipse(900, 0, 10);
ellipse(900, 0, 15);
ellipse(900, 0, 20);
ellipse(900, 0, 25);
ellipse(900, 0, 30);
ellipse(900, 0, 35);
ellipse(900, 0, 40);
ellipse(900, 0, 45);
ellipse(900, 0, 50);
ellipse(900, 0, 55);
ellipse(900, 0, 60);
ellipse(900, 0, 65);
ellipse(900, 0, 70);
ellipse(900, 0, 75);
ellipse(900, 0, 80);
ellipse(900, 0, 85);
ellipse(900, 0, 90);
ellipse(900, 0, 95);
ellipse(900, 0, 100);
ellipse(900, 1000, 10);
ellipse(900, 1000, 15);
ellipse(900, 1000, 20);
ellipse(900, 1000, 25);
ellipse(900, 1000, 30);
ellipse(900, 1000, 35);
ellipse(900, 1000, 40);
ellipse(900, 1000, 45);
ellipse(900, 1000, 50);
ellipse(900, 1000, 55);
ellipse(900, 1000, 60);
ellipse(900, 1000, 65);
ellipse(900, 1000, 70);
ellipse(900, 1000, 75);
ellipse(900, 1000, 80);
ellipse(900, 1000, 85);
ellipse(900, 1000, 90);
ellipse(900, 1000, 95);
ellipse(900, 1000, 100);
ellipse(1000, 300, 10);
ellipse(1000, 300, 15);
ellipse(1000, 300, 20);
ellipse(1000, 300, 25);
ellipse(1000, 300, 30);
ellipse(1000, 300, 35);
ellipse(1000, 300, 40);
ellipse(1000, 300, 45);
ellipse(1000, 300, 50);
ellipse(1000, 300, 55);
ellipse(1000, 300, 60);
ellipse(1000, 300, 65);
ellipse(1000, 300, 70);
ellipse(1000, 300, 75);
ellipse(1000, 300, 80);
ellipse(1000, 300, 85);
ellipse(1000, 300, 90);
ellipse(1000, 300, 95);
ellipse(1000, 300, 100);
ellipse(1000, 700, 10);
ellipse(1000, 700, 15);
ellipse(1000, 700, 20);
ellipse(1000, 700, 25);
ellipse(1000, 700, 30);
ellipse(1000, 700, 35);
ellipse(1000, 700, 40);
ellipse(1000, 700, 45);
ellipse(1000, 700, 50);
ellipse(1000, 700, 55);
ellipse(1000, 700, 60);
ellipse(1000, 700, 65);
ellipse(1000, 700, 70);
ellipse(1000, 700, 75);
ellipse(1000, 700, 80);
ellipse(1000, 700, 85);
ellipse(1000, 700, 90);
ellipse(1000, 700, 95);
ellipse(1000, 700, 100);
ellipse(1000, 900, 10);
ellipse(1000, 900, 15);
ellipse(1000, 900, 20);
ellipse(1000, 900, 25);
ellipse(1000, 900, 30);
ellipse(1000, 900, 35);
ellipse(1000, 900, 40);
ellipse(1000, 900, 45);
ellipse(1000, 900, 50);
ellipse(1000, 900, 55);
ellipse(1000, 900, 60);
ellipse(1000, 900, 65);
ellipse(1000, 900, 70);
ellipse(1000, 900, 75);
ellipse(1000, 900, 80);
ellipse(1000, 900, 85);
ellipse(1000, 900, 90);
ellipse(1000, 900, 95);
ellipse(1000, 900, 100);
ellipse(1000, 100, 10);
ellipse(1000, 100, 15);
ellipse(1000, 100, 20);
ellipse(1000, 100, 25);
ellipse(1000, 100, 30);
ellipse(1000, 100, 35);
ellipse(1000, 100, 40);
ellipse(1000, 100, 45);
ellipse(1000, 100, 50);
ellipse(1000, 100, 55);
ellipse(1000, 100, 60);
ellipse(1000, 100, 65);
ellipse(1000, 100, 70);
ellipse(1000, 100, 75);
ellipse(1000, 100, 80);
ellipse(1000, 100, 85);
ellipse(1000, 100, 90);
ellipse(1000, 100, 95);
ellipse(1000, 100, 100);

ellipse(0, 0, 100);
ellipse(0, 0, 95, 5);
ellipse(0, 0, 90, 10);
ellipse(0, 0, 85, 15);
ellipse(0, 0, 80, 20);
ellipse(0, 0, 75, 25);
ellipse(0, 0, 70, 30);
ellipse(0, 0, 65, 35);
ellipse(0, 0, 60, 40);
ellipse(0, 0, 55, 45);
ellipse(0, 0, 50, 50);
ellipse(0, 0, 45, 55);
ellipse(0, 0, 40, 60);
ellipse(0, 0, 35, 65);
ellipse(0, 0, 30, 70);
ellipse(0, 0, 25, 75);
ellipse(0, 0, 20, 80);
ellipse(0, 0, 15, 85);
ellipse(0, 0, 10, 90);
ellipse(0, 0, 5, 95);
ellipse(0, 0, 95, 5);
ellipse(200, 0, 100);
ellipse(200, 0, 95, 5);
ellipse(200, 0, 90, 10);
ellipse(200, 0, 85, 15);
ellipse(200, 0, 80, 20);
ellipse(200, 0, 75, 25);
ellipse(200, 0, 70, 30);
ellipse(200, 0, 65, 35);
ellipse(200, 0, 60, 40);
ellipse(200, 0, 55, 45);
ellipse(200, 0, 50, 50);
ellipse(200, 0, 45, 55);
ellipse(200, 0, 40, 60);
ellipse(200, 0, 35, 65);
ellipse(200, 0, 30, 70);
ellipse(200, 0, 25, 75);
ellipse(200, 0, 20, 80);
ellipse(200, 0, 15, 85);
ellipse(200, 0, 10, 90);
ellipse(200, 0, 5, 95);
ellipse(200, 0, 95, 5);
ellipse(400, 0, 100);
ellipse(400, 0, 95, 5);
ellipse(400, 0, 90, 10);
ellipse(400, 0, 85, 15);
ellipse(400, 0, 80, 20);
ellipse(400, 0, 75, 25);
ellipse(400, 0, 70, 30);
ellipse(400, 0, 65, 35);
ellipse(400, 0, 60, 40);
ellipse(400, 0, 55, 45);
ellipse(400, 0, 50, 50);
ellipse(400, 0, 45, 55);
ellipse(400, 0, 40, 60);
ellipse(400, 0, 35, 65);
ellipse(400, 0, 30, 70);
ellipse(400, 0, 25, 75);
ellipse(400, 0, 20, 80);
ellipse(400, 0, 15, 85);
ellipse(400, 0, 10, 90);
ellipse(400, 0, 5, 95);
ellipse(400, 0, 95, 5);
ellipse(600, 0, 100);
ellipse(600, 0, 95, 5);
ellipse(600, 0, 90, 10);
ellipse(600, 0, 85, 15);
ellipse(600, 0, 80, 20);
ellipse(600, 0, 75, 25);
ellipse(600, 0, 70, 30);
ellipse(600, 0, 65, 35);
ellipse(600, 0, 60, 40);
ellipse(600, 0, 55, 45);
ellipse(600, 0, 50, 50);
ellipse(600, 0, 45, 55);
ellipse(600, 0, 40, 60);
ellipse(600, 0, 35, 65);
ellipse(600, 0, 30, 70);
ellipse(600, 0, 25, 75);
ellipse(600, 0, 20, 80);
ellipse(600, 0, 15, 85);
ellipse(600, 0, 10, 90);
ellipse(600, 0, 5, 95);
ellipse(600, 0, 95, 5);
ellipse(800, 0, 100);
ellipse(800, 0, 95, 5);
ellipse(800, 0, 90, 10);
ellipse(800, 0, 85, 15);
ellipse(800, 0, 80, 20);
ellipse(800, 0, 75, 25);
ellipse(800, 0, 70, 30);
ellipse(800, 0, 65, 35);
ellipse(800, 0, 60, 40);
ellipse(800, 0, 55, 45);
ellipse(800, 0, 50, 50);
ellipse(800, 0, 45, 55);
ellipse(800, 0, 40, 60);
ellipse(800, 0, 35, 65);
ellipse(800, 0, 30, 70);
ellipse(800, 0, 25, 75);
ellipse(800, 0, 20, 80);
ellipse(800, 0, 15, 85);
ellipse(800, 0, 10, 90);
ellipse(800, 0, 5, 95);
ellipse(800, 0, 95, 5);
ellipse(1000, 0, 100);
ellipse(1000, 0, 95, 5);
ellipse(1000, 0, 90, 10);
ellipse(1000, 0, 85, 15);
ellipse(1000, 0, 80, 20);
ellipse(1000, 0, 75, 25);
ellipse(1000, 0, 70, 30);
ellipse(1000, 0, 65, 35);
ellipse(1000, 0, 60, 40);
ellipse(1000, 0, 55, 45);
ellipse(1000, 0, 50, 50);
ellipse(1000, 0, 45, 55);
ellipse(1000, 0, 40, 60);
ellipse(1000, 0, 35, 65);
ellipse(1000, 0, 30, 70);
ellipse(1000, 0, 25, 75);
ellipse(1000, 0, 20, 80);
ellipse(1000, 0, 15, 85);
ellipse(1000, 0, 10, 90);
ellipse(1000, 0, 5, 95);
ellipse(1000, 0, 95, 5);


ellipse(300, 100, 100);
ellipse(300, 100, 95, 5);
ellipse(300, 100, 90, 10);
ellipse(300, 100, 85, 15);
ellipse(300, 100, 80, 20);
ellipse(300, 100, 75, 25);
ellipse(300, 100, 70, 30);
ellipse(300, 100, 65, 35);
ellipse(300, 100, 60, 40);
ellipse(300, 100, 55, 45);
ellipse(300, 100, 50, 50);
ellipse(300, 100, 45, 55);
ellipse(300, 100, 40, 60);
ellipse(300, 100, 35, 65);
ellipse(300, 100, 30, 70);
ellipse(300, 100, 25, 75);
ellipse(300, 100, 20, 80);
ellipse(300, 100, 15, 85);
ellipse(300, 100, 10, 90);
ellipse(300, 100, 5, 95);
ellipse(300, 100, 95, 5);
ellipse(700, 100, 100);
ellipse(700, 100, 95, 5);
ellipse(700, 100, 90, 10);
ellipse(700, 100, 85, 15);
ellipse(700, 100, 80, 20);
ellipse(700, 100, 75, 25);
ellipse(700, 100, 70, 30);
ellipse(700, 100, 65, 35);
ellipse(700, 100, 60, 40);
ellipse(700, 100, 55, 45);
ellipse(700, 100, 50, 50);
ellipse(700, 100, 45, 55);
ellipse(700, 100, 40, 60);
ellipse(700, 100, 35, 65);
ellipse(700, 100, 30, 70);
ellipse(700, 100, 25, 75);
ellipse(700, 100, 20, 80);
ellipse(700, 100, 15, 85);
ellipse(700, 100, 10, 90);
ellipse(700, 100, 5, 95);
ellipse(700, 100, 95, 5);
ellipse(900, 100, 100);
ellipse(900, 100, 95, 5);
ellipse(900, 100, 90, 10);
ellipse(900, 100, 85, 15);
ellipse(900, 100, 80, 20);
ellipse(900, 100, 75, 25);
ellipse(900, 100, 70, 30);
ellipse(900, 100, 65, 35);
ellipse(900, 100, 60, 40);
ellipse(900, 100, 55, 45);
ellipse(900, 100, 50, 50);
ellipse(900, 100, 45, 55);
ellipse(900, 100, 40, 60);
ellipse(900, 100, 35, 65);
ellipse(900, 100, 30, 70);
ellipse(900, 100, 25, 75);
ellipse(900, 100, 20, 80);
ellipse(900, 100, 15, 85);
ellipse(900, 100, 10, 90);
ellipse(900, 100, 5, 95);
ellipse(900, 100, 95, 5);


ellipse(0, 200, 100);
ellipse(0, 200, 95, 5);
ellipse(0, 200, 90, 10);
ellipse(0, 200, 85, 15);
ellipse(0, 200, 80, 20);
ellipse(0, 200, 75, 25);
ellipse(0, 200, 70, 30);
ellipse(0, 200, 65, 35);
ellipse(0, 200, 60, 40);
ellipse(0, 200, 55, 45);
ellipse(0, 200, 50, 50);
ellipse(0, 200, 45, 55);
ellipse(0, 200, 40, 60);
ellipse(0, 200, 35, 65);
ellipse(0, 200, 30, 70);
ellipse(0, 200, 25, 75);
ellipse(0, 200, 20, 80);
ellipse(0, 200, 15, 85);
ellipse(0, 200, 10, 90);
ellipse(0, 200, 5, 95);
ellipse(0, 200, 95, 5);
ellipse(400, 200, 100);
ellipse(400, 200, 95, 5);
ellipse(400, 200, 90, 10);
ellipse(400, 200, 85, 15);
ellipse(400, 200, 80, 20);
ellipse(400, 200, 75, 25);
ellipse(400, 200, 70, 30);
ellipse(400, 200, 65, 35);
ellipse(400, 200, 60, 40);
ellipse(400, 200, 55, 45);
ellipse(400, 200, 50, 50);
ellipse(400, 200, 45, 55);
ellipse(400, 200, 40, 60);
ellipse(400, 200, 35, 65);
ellipse(400, 200, 30, 70);
ellipse(400, 200, 25, 75);
ellipse(400, 200, 20, 80);
ellipse(400, 200, 15, 85);
ellipse(400, 200, 10, 90);
ellipse(400, 200, 5, 95);
ellipse(400, 200, 95, 5);
ellipse(600, 200, 100);
ellipse(600, 200, 95, 5);
ellipse(600, 200, 90, 10);
ellipse(600, 200, 85, 15);
ellipse(600, 200, 80, 20);
ellipse(600, 200, 75, 25);
ellipse(600, 200, 70, 30);
ellipse(600, 200, 65, 35);
ellipse(600, 200, 60, 40);
ellipse(600, 200, 55, 45);
ellipse(600, 200, 50, 50);
ellipse(600, 200, 45, 55);
ellipse(600, 200, 40, 60);
ellipse(600, 200, 35, 65);
ellipse(600, 200, 30, 70);
ellipse(600, 200, 25, 75);
ellipse(600, 200, 20, 80);
ellipse(600, 200, 15, 85);
ellipse(600, 200, 10, 90);
ellipse(600, 200, 5, 95);
ellipse(600, 200, 95, 5);
ellipse(800, 200, 100);
ellipse(800, 200, 95, 5);
ellipse(800, 200, 90, 10);
ellipse(800, 200, 85, 15);
ellipse(800, 200, 80, 20);
ellipse(800, 200, 75, 25);
ellipse(800, 200, 70, 30);
ellipse(800, 200, 65, 35);
ellipse(800, 200, 60, 40);
ellipse(800, 200, 55, 45);
ellipse(800, 200, 50, 50);
ellipse(800, 200, 45, 55);
ellipse(800, 200, 40, 60);
ellipse(800, 200, 35, 65);
ellipse(800, 200, 30, 70);
ellipse(800, 200, 25, 75);
ellipse(800, 200, 20, 80);
ellipse(800, 200, 15, 85);
ellipse(800, 200, 10, 90);
ellipse(800, 200, 5, 95);
ellipse(800, 200, 95, 5);
ellipse(1000, 200, 100);
ellipse(1000, 200, 95, 5);
ellipse(1000, 200, 90, 10);
ellipse(1000, 200, 85, 15);
ellipse(1000, 200, 80, 20);
ellipse(1000, 200, 75, 25);
ellipse(1000, 200, 70, 30);
ellipse(1000, 200, 65, 35);
ellipse(1000, 200, 60, 40);
ellipse(1000, 200, 55, 45);
ellipse(1000, 200, 50, 50);
ellipse(1000, 200, 45, 55);
ellipse(1000, 200, 40, 60);
ellipse(1000, 200, 35, 65);
ellipse(1000, 200, 30, 70);
ellipse(1000, 200, 25, 75);
ellipse(1000, 200, 20, 80);
ellipse(1000, 200, 15, 85);
ellipse(1000, 200, 10, 90);
ellipse(1000, 200, 5, 95);
ellipse(1000, 200, 95, 5);

ellipse(100, 300, 100);
ellipse(100, 300, 95, 5);
ellipse(100, 300, 90, 10);
ellipse(100, 300, 85, 15);
ellipse(100, 300, 80, 20);
ellipse(100, 300, 75, 25);
ellipse(100, 300, 70, 30);
ellipse(100, 300, 65, 35);
ellipse(100, 300, 60, 40);
ellipse(100, 300, 55, 45);
ellipse(100, 300, 50, 50);
ellipse(100, 300, 45, 55);
ellipse(100, 300, 40, 60);
ellipse(100, 300, 35, 65);
ellipse(100, 300, 30, 70);
ellipse(100, 300, 25, 75);
ellipse(100, 300, 20, 80);
ellipse(100, 300, 15, 85);
ellipse(100, 300, 10, 90);
ellipse(100, 300, 5, 95);
ellipse(100, 300, 95, 5);
ellipse(900, 300, 100);
ellipse(900, 300, 95, 5);
ellipse(900, 300, 90, 10);
ellipse(900, 300, 85, 15);
ellipse(900, 300, 80, 20);
ellipse(900, 300, 75, 25);
ellipse(900, 300, 70, 30);
ellipse(900, 300, 65, 35);
ellipse(900, 300, 60, 40);
ellipse(900, 300, 55, 45);
ellipse(900, 300, 50, 50);
ellipse(900, 300, 45, 55);
ellipse(900, 300, 40, 60);
ellipse(900, 300, 35, 65);
ellipse(900, 300, 30, 70);
ellipse(900, 300, 25, 75);
ellipse(900, 300, 20, 80);
ellipse(900, 300, 15, 85);
ellipse(900, 300, 10, 90);
ellipse(900, 300, 5, 95);
ellipse(900, 300, 95, 5);

ellipse(0, 400, 100);
ellipse(0, 400, 95, 5);
ellipse(0, 400, 90, 10);
ellipse(0, 400, 85, 15);
ellipse(0, 400, 80, 20);
ellipse(0, 400, 75, 25);
ellipse(0, 400, 70, 30);
ellipse(0, 400, 65, 35);
ellipse(0, 400, 60, 40);
ellipse(0, 400, 55, 45);
ellipse(0, 400, 50, 50);
ellipse(0, 400, 45, 55);
ellipse(0, 400, 40, 60);
ellipse(0, 400, 35, 65);
ellipse(0, 400, 30, 70);
ellipse(0, 400, 25, 75);
ellipse(0, 400, 20, 80);
ellipse(0, 400, 15, 85);
ellipse(0, 400, 10, 90);
ellipse(0, 400, 5, 95);
ellipse(0, 400, 95, 5);
ellipse(200, 400, 100);
ellipse(200, 400, 95, 5);
ellipse(200, 400, 90, 10);
ellipse(200, 400, 85, 15);
ellipse(200, 400, 80, 20);
ellipse(200, 400, 75, 25);
ellipse(200, 400, 70, 30);
ellipse(200, 400, 65, 35);
ellipse(200, 400, 60, 40);
ellipse(200, 400, 55, 45);
ellipse(200, 400, 50, 50);
ellipse(200, 400, 45, 55);
ellipse(200, 400, 40, 60);
ellipse(200, 400, 35, 65);
ellipse(200, 400, 30, 70);
ellipse(200, 400, 25, 75);
ellipse(200, 400, 20, 80);
ellipse(200, 400, 15, 85);
ellipse(200, 400, 10, 90);
ellipse(200, 400, 5, 95);
ellipse(200, 400, 95, 5);
ellipse(800, 400, 100);
ellipse(800, 400, 95, 5);
ellipse(800, 400, 90, 10);
ellipse(800, 400, 85, 15);
ellipse(800, 400, 80, 20);
ellipse(800, 400, 75, 25);
ellipse(800, 400, 70, 30);
ellipse(800, 400, 65, 35);
ellipse(800, 400, 60, 40);
ellipse(800, 400, 55, 45);
ellipse(800, 400, 50, 50);
ellipse(800, 400, 45, 55);
ellipse(800, 400, 40, 60);
ellipse(800, 400, 35, 65);
ellipse(800, 400, 30, 70);
ellipse(800, 400, 25, 75);
ellipse(800, 400, 20, 80);
ellipse(800, 400, 15, 85);
ellipse(800, 400, 10, 90);
ellipse(800, 400, 5, 95);
ellipse(800, 400, 95, 5);
ellipse(1000, 400, 100);
ellipse(1000, 400, 95, 5);
ellipse(1000, 400, 90, 10);
ellipse(1000, 400, 85, 15);
ellipse(1000, 400, 80, 20);
ellipse(1000, 400, 75, 25);
ellipse(1000, 400, 70, 30);
ellipse(1000, 400, 65, 35);
ellipse(1000, 400, 60, 40);
ellipse(1000, 400, 55, 45);
ellipse(1000, 400, 50, 50);
ellipse(1000, 400, 45, 55);
ellipse(1000, 400, 40, 60);
ellipse(1000, 400, 35, 65);
ellipse(1000, 400, 30, 70);
ellipse(1000, 400, 25, 75);
ellipse(1000, 400, 20, 80);
ellipse(1000, 400, 15, 85);
ellipse(1000, 400, 10, 90);
ellipse(1000, 400, 5, 95);
ellipse(1000, 400, 95, 5);


ellipse(0, 600, 100);
ellipse(0, 600, 95, 5);
ellipse(0, 600, 90, 10);
ellipse(0, 600, 85, 15);
ellipse(0, 600, 80, 20);
ellipse(0, 600, 75, 25);
ellipse(0, 600, 70, 30);
ellipse(0, 600, 65, 35);
ellipse(0, 600, 60, 40);
ellipse(0, 600, 55, 45);
ellipse(0, 600, 50, 50);
ellipse(0, 600, 45, 55);
ellipse(0, 600, 40, 60);
ellipse(0, 600, 35, 65);
ellipse(0, 600, 30, 70);
ellipse(0, 600, 25, 75);
ellipse(0, 600, 20, 80);
ellipse(0, 600, 15, 85);
ellipse(0, 600, 10, 90);
ellipse(0, 600, 5, 95);
ellipse(0, 600, 95, 5);
ellipse(200, 600, 100);
ellipse(200, 600, 95, 5);
ellipse(200, 600, 90, 10);
ellipse(200, 600, 85, 15);
ellipse(200, 600, 80, 20);
ellipse(200, 600, 75, 25);
ellipse(200, 600, 70, 30);
ellipse(200, 600, 65, 35);
ellipse(200, 600, 60, 40);
ellipse(200, 600, 55, 45);
ellipse(200, 600, 50, 50);
ellipse(200, 600, 45, 55);
ellipse(200, 600, 40, 60);
ellipse(200, 600, 35, 65);
ellipse(200, 600, 30, 70);
ellipse(200, 600, 25, 75);
ellipse(200, 600, 20, 80);
ellipse(200, 600, 15, 85);
ellipse(200, 600, 10, 90);
ellipse(200, 600, 5, 95);
ellipse(200, 600, 95, 5);
ellipse(800, 600, 100);
ellipse(800, 600, 95, 5);
ellipse(800, 600, 90, 10);
ellipse(800, 600, 85, 15);
ellipse(800, 600, 80, 20);
ellipse(800, 600, 75, 25);
ellipse(800, 600, 70, 30);
ellipse(800, 600, 65, 35);
ellipse(800, 600, 60, 40);
ellipse(800, 600, 55, 45);
ellipse(800, 600, 50, 50);
ellipse(800, 600, 45, 55);
ellipse(800, 600, 40, 60);
ellipse(800, 600, 35, 65);
ellipse(800, 600, 30, 70);
ellipse(800, 600, 25, 75);
ellipse(800, 600, 20, 80);
ellipse(800, 600, 15, 85);
ellipse(800, 600, 10, 90);
ellipse(800, 600, 5, 95);
ellipse(800, 600, 95, 5);
ellipse(1000, 600, 100);
ellipse(1000, 600, 95, 5);
ellipse(1000, 600, 90, 10);
ellipse(1000, 600, 85, 15);
ellipse(1000, 600, 80, 20);
ellipse(1000, 600, 75, 25);
ellipse(1000, 600, 70, 30);
ellipse(1000, 600, 65, 35);
ellipse(1000, 600, 60, 40);
ellipse(1000, 600, 55, 45);
ellipse(1000, 600, 50, 50);
ellipse(1000, 600, 45, 55);
ellipse(1000, 600, 40, 60);
ellipse(1000, 600, 35, 65);
ellipse(1000, 600, 30, 70);
ellipse(1000, 600, 25, 75);
ellipse(1000, 600, 20, 80);
ellipse(1000, 600, 15, 85);
ellipse(1000, 600, 10, 90);
ellipse(1000, 600, 5, 95);
ellipse(1000, 600, 95, 5);


ellipse(0, 800, 100);
ellipse(0, 800, 95, 5);
ellipse(0, 800, 90, 10);
ellipse(0, 800, 85, 15);
ellipse(0, 800, 80, 20);
ellipse(0, 800, 75, 25);
ellipse(0, 800, 70, 30);
ellipse(0, 800, 65, 35);
ellipse(0, 800, 60, 40);
ellipse(0, 800, 55, 45);
ellipse(0, 800, 50, 50);
ellipse(0, 800, 45, 55);
ellipse(0, 800, 40, 60);
ellipse(0, 800, 35, 65);
ellipse(0, 800, 30, 70);
ellipse(0, 800, 25, 75);
ellipse(0, 800, 20, 80);
ellipse(0, 800, 15, 85);
ellipse(0, 800, 10, 90);
ellipse(0, 800, 5, 95);
ellipse(0, 800, 95, 5);
ellipse(200, 800, 100);
ellipse(200, 800, 95, 5);
ellipse(200, 800, 90, 10);
ellipse(200, 800, 85, 15);
ellipse(200, 800, 80, 20);
ellipse(200, 800, 75, 25);
ellipse(200, 800, 70, 30);
ellipse(200, 800, 65, 35);
ellipse(200, 800, 60, 40);
ellipse(200, 800, 55, 45);
ellipse(200, 800, 50, 50);
ellipse(200, 800, 45, 55);
ellipse(200, 800, 40, 60);
ellipse(200, 800, 35, 65);
ellipse(200, 800, 30, 70);
ellipse(200, 800, 25, 75);
ellipse(200, 800, 20, 80);
ellipse(200, 800, 15, 85);
ellipse(200, 800, 10, 90);
ellipse(200, 800, 5, 95);
ellipse(200, 800, 95, 5);
ellipse(1000, 800, 100);
ellipse(1000, 800, 95, 5);
ellipse(1000, 800, 90, 10);
ellipse(1000, 800, 85, 15);
ellipse(1000, 800, 80, 20);
ellipse(1000, 800, 75, 25);
ellipse(1000, 800, 70, 30);
ellipse(1000, 800, 65, 35);
ellipse(1000, 800, 60, 40);
ellipse(1000, 800, 55, 45);
ellipse(1000, 800, 50, 50);
ellipse(1000, 800, 45, 55);
ellipse(1000, 800, 40, 60);
ellipse(1000, 800, 35, 65);
ellipse(1000, 800, 30, 70);
ellipse(1000, 800, 25, 75);
ellipse(1000, 800, 20, 80);
ellipse(1000, 800, 15, 85);
ellipse(1000, 800, 10, 90);
ellipse(1000, 800, 5, 95);
ellipse(1000, 800, 95, 5);
ellipse(400, 800, 100);
ellipse(400, 800, 95, 5);
ellipse(400, 800, 90, 10);
ellipse(400, 800, 85, 15);
ellipse(400, 800, 80, 20);
ellipse(400, 800, 75, 25);
ellipse(400, 800, 70, 30);
ellipse(400, 800, 65, 35);
ellipse(400, 800, 60, 40);
ellipse(400, 800, 55, 45);
ellipse(400, 800, 50, 50);
ellipse(400, 800, 45, 55);
ellipse(400, 800, 40, 60);
ellipse(400, 800, 35, 65);
ellipse(400, 800, 30, 70);
ellipse(400, 800, 25, 75);
ellipse(400, 800, 20, 80);
ellipse(400, 800, 15, 85);
ellipse(400, 800, 10, 90);
ellipse(400, 800, 5, 95);
ellipse(400, 800, 95, 5);
ellipse(600, 800, 100);
ellipse(600, 800, 95, 5);
ellipse(600, 800, 90, 10);
ellipse(600, 800, 85, 15);
ellipse(600, 800, 80, 20);
ellipse(600, 800, 75, 25);
ellipse(600, 800, 70, 30);
ellipse(600, 800, 65, 35);
ellipse(600, 800, 60, 40);
ellipse(600, 800, 55, 45);
ellipse(600, 800, 50, 50);
ellipse(600, 800, 45, 55);
ellipse(600, 800, 40, 60);
ellipse(600, 800, 35, 65);
ellipse(600, 800, 30, 70);
ellipse(600, 800, 25, 75);
ellipse(600, 800, 20, 80);
ellipse(600, 800, 15, 85);
ellipse(600, 800, 10, 90);
ellipse(600, 800, 5, 95);
ellipse(600, 800, 95, 5);

ellipse(0, 1000, 100);
ellipse(0, 1000, 95, 5);
ellipse(0, 1000, 90, 10);
ellipse(0, 1000, 85, 15);
ellipse(0, 1000, 80, 20);
ellipse(0, 1000, 75, 25);
ellipse(0, 1000, 70, 30);
ellipse(0, 1000, 65, 35);
ellipse(0, 1000, 60, 40);
ellipse(0, 1000, 55, 45);
ellipse(0, 1000, 50, 50);
ellipse(0, 1000, 45, 55);
ellipse(0, 1000, 40, 60);
ellipse(0, 1000, 35, 65);
ellipse(0, 1000, 30, 70);
ellipse(0, 1000, 25, 75);
ellipse(0, 1000, 20, 80);
ellipse(0, 1000, 15, 85);
ellipse(0, 1000, 10, 90);
ellipse(0, 1000, 5, 95);
ellipse(0, 1000, 95, 5);
ellipse(200, 1000, 100);
ellipse(200, 1000, 95, 5);
ellipse(200, 1000, 90, 10);
ellipse(200, 1000, 85, 15);
ellipse(200, 1000, 80, 20);
ellipse(200, 1000, 75, 25);
ellipse(200, 1000, 70, 30);
ellipse(200, 1000, 65, 35);
ellipse(200, 1000, 60, 40);
ellipse(200, 1000, 55, 45);
ellipse(200, 1000, 50, 50);
ellipse(200, 1000, 45, 55);
ellipse(200, 1000, 40, 60);
ellipse(200, 1000, 35, 65);
ellipse(200, 1000, 30, 70);
ellipse(200, 1000, 25, 75);
ellipse(200, 1000, 20, 80);
ellipse(200, 1000, 15, 85);
ellipse(200, 1000, 10, 90);
ellipse(200, 1000, 5, 95);
ellipse(200, 1000, 95, 5);
ellipse(1000, 1000, 100);
ellipse(1000, 1000, 95, 5);
ellipse(1000, 1000, 90, 10);
ellipse(1000, 1000, 85, 15);
ellipse(1000, 1000, 80, 20);
ellipse(1000, 1000, 75, 25);
ellipse(1000, 1000, 70, 30);
ellipse(1000, 1000, 65, 35);
ellipse(1000, 1000, 60, 40);
ellipse(1000, 1000, 55, 45);
ellipse(1000, 1000, 50, 50);
ellipse(1000, 1000, 45, 55);
ellipse(1000, 1000, 40, 60);
ellipse(1000, 1000, 35, 65);
ellipse(1000, 1000, 30, 70);
ellipse(1000, 1000, 25, 75);
ellipse(1000, 1000, 20, 80);
ellipse(1000, 1000, 15, 85);
ellipse(1000, 1000, 10, 90);
ellipse(1000, 1000, 5, 95);
ellipse(1000, 1000, 95, 5);
ellipse(400, 1000, 100);
ellipse(400, 1000, 95, 5);
ellipse(400, 1000, 90, 10);
ellipse(400, 1000, 85, 15);
ellipse(400, 1000, 80, 20);
ellipse(400, 1000, 75, 25);
ellipse(400, 1000, 70, 30);
ellipse(400, 1000, 65, 35);
ellipse(400, 1000, 60, 40);
ellipse(400, 1000, 55, 45);
ellipse(400, 1000, 50, 50);
ellipse(400, 1000, 45, 55);
ellipse(400, 1000, 40, 60);
ellipse(400, 1000, 35, 65);
ellipse(400, 1000, 30, 70);
ellipse(400, 1000, 25, 75);
ellipse(400, 1000, 20, 80);
ellipse(400, 1000, 15, 85);
ellipse(400, 1000, 10, 90);
ellipse(400, 1000, 5, 95);
ellipse(400, 1000, 95, 5);
ellipse(600, 1000, 100);
ellipse(600, 1000, 95, 5);
ellipse(600, 1000, 90, 10);
ellipse(600, 1000, 85, 15);
ellipse(600, 1000, 80, 20);
ellipse(600, 1000, 75, 25);
ellipse(600, 1000, 70, 30);
ellipse(600, 1000, 65, 35);
ellipse(600, 1000, 60, 40);
ellipse(600, 1000, 55, 45);
ellipse(600, 1000, 50, 50);
ellipse(600, 1000, 45, 55);
ellipse(600, 1000, 40, 60);
ellipse(600, 1000, 35, 65);
ellipse(600, 1000, 30, 70);
ellipse(600, 1000, 25, 75);
ellipse(600, 1000, 20, 80);
ellipse(600, 1000, 15, 85);
ellipse(600, 1000, 10, 90);
ellipse(600, 1000, 5, 95);
ellipse(600, 1000, 95, 5);
ellipse(800, 1000, 100);
ellipse(800, 1000, 95, 5);
ellipse(800, 1000, 90, 10);
ellipse(800, 1000, 85, 15);
ellipse(800, 1000, 80, 20);
ellipse(800, 1000, 75, 25);
ellipse(800, 1000, 70, 30);
ellipse(800, 1000, 65, 35);
ellipse(800, 1000, 60, 40);
ellipse(800, 1000, 55, 45);
ellipse(800, 1000, 50, 50);
ellipse(800, 1000, 45, 55);
ellipse(800, 1000, 40, 60);
ellipse(800, 1000, 35, 65);
ellipse(800, 1000, 30, 70);
ellipse(800, 1000, 25, 75);
ellipse(800, 1000, 20, 80);
ellipse(800, 1000, 15, 85);
ellipse(800, 1000, 10, 90);
ellipse(800, 1000, 5, 95);
ellipse(800, 1000, 95, 5);

ellipse(100, 700, 100);
ellipse(100, 700, 95, 5);
ellipse(100, 700, 90, 10);
ellipse(100, 700, 85, 15);
ellipse(100, 700, 80, 20);
ellipse(100, 700, 75, 25);
ellipse(100, 700, 70, 30);
ellipse(100, 700, 65, 35);
ellipse(100, 700, 60, 40);
ellipse(100, 700, 55, 45);
ellipse(100, 700, 50, 50);
ellipse(100, 700, 45, 55);
ellipse(100, 700, 40, 60);
ellipse(100, 700, 35, 65);
ellipse(100, 700, 30, 70);
ellipse(100, 700, 25, 75);
ellipse(100, 700, 20, 80);
ellipse(100, 700, 15, 85);
ellipse(100, 700, 10, 90);
ellipse(100, 700, 5, 95);
ellipse(100, 700, 95, 5);
ellipse(300, 700, 100);
ellipse(300, 700, 95, 5);
ellipse(300, 700, 90, 10);
ellipse(300, 700, 85, 15);
ellipse(300, 700, 80, 20);
ellipse(300, 700, 75, 25);
ellipse(300, 700, 70, 30);
ellipse(300, 700, 65, 35);
ellipse(300, 700, 60, 40);
ellipse(300, 700, 55, 45);
ellipse(300, 700, 50, 50);
ellipse(300, 700, 45, 55);
ellipse(300, 700, 40, 60);
ellipse(300, 700, 35, 65);
ellipse(300, 700, 30, 70);
ellipse(300, 700, 25, 75);
ellipse(300, 700, 20, 80);
ellipse(300, 700, 15, 85);
ellipse(300, 700, 10, 90);
ellipse(300, 700, 5, 95);
ellipse(300, 700, 95, 5);
ellipse(900, 700, 100);
ellipse(900, 700, 95, 5);
ellipse(900, 700, 90, 10);
ellipse(900, 700, 85, 15);
ellipse(900, 700, 80, 20);
ellipse(900, 700, 75, 25);
ellipse(900, 700, 70, 30);
ellipse(900, 700, 65, 35);
ellipse(900, 700, 60, 40);
ellipse(900, 700, 55, 45);
ellipse(900, 700, 50, 50);
ellipse(900, 700, 45, 55);
ellipse(900, 700, 40, 60);
ellipse(900, 700, 35, 65);
ellipse(900, 700, 30, 70);
ellipse(900, 700, 25, 75);
ellipse(900, 700, 20, 80);
ellipse(900, 700, 15, 85);
ellipse(900, 700, 10, 90);
ellipse(900, 700, 5, 95);
ellipse(900, 700, 95, 5);
  

ellipse(300, 900, 100);
ellipse(300, 900, 95, 5);
ellipse(300, 900, 90, 10);
ellipse(300, 900, 85, 15);
ellipse(300, 900, 80, 20);
ellipse(300, 900, 75, 25);
ellipse(300, 900, 70, 30);
ellipse(300, 900, 65, 35);
ellipse(300, 900, 60, 40);
ellipse(300, 900, 55, 45);
ellipse(300, 900, 50, 50);
ellipse(300, 900, 45, 55);
ellipse(300, 900, 40, 60);
ellipse(300, 900, 35, 65);
ellipse(300, 900, 30, 70);
ellipse(300, 900, 25, 75);
ellipse(300, 900, 20, 80);
ellipse(300, 900, 15, 85);
ellipse(300, 900, 10, 90);
ellipse(300, 900, 5, 95);
ellipse(300, 900, 95, 5);
ellipse(100, 900, 100);
ellipse(100, 900, 95, 5);
ellipse(100, 900, 90, 10);
ellipse(100, 900, 85, 15);
ellipse(100, 900, 80, 20);
ellipse(100, 900, 75, 25);
ellipse(100, 900, 70, 30);
ellipse(100, 900, 65, 35);
ellipse(100, 900, 60, 40);
ellipse(100, 900, 55, 45);
ellipse(100, 900, 50, 50);
ellipse(100, 900, 45, 55);
ellipse(100, 900, 40, 60);
ellipse(100, 900, 35, 65);
ellipse(100, 900, 30, 70);
ellipse(100, 900, 25, 75);
ellipse(100, 900, 20, 80);
ellipse(100, 900, 15, 85);
ellipse(100, 900, 10, 90);
ellipse(100, 900, 5, 95);
ellipse(100, 900, 95, 5);
ellipse(700, 900, 100);
ellipse(700, 900, 95, 5);
ellipse(700, 900, 90, 10);
ellipse(700, 900, 85, 15);
ellipse(700, 900, 80, 20);
ellipse(700, 900, 75, 25);
ellipse(700, 900, 70, 30);
ellipse(700, 900, 65, 35);
ellipse(700, 900, 60, 40);
ellipse(700, 900, 55, 45);
ellipse(700, 900, 50, 50);
ellipse(700, 900, 45, 55);
ellipse(700, 900, 40, 60);
ellipse(700, 900, 35, 65);
ellipse(700, 900, 30, 70);
ellipse(700, 900, 25, 75);
ellipse(700, 900, 20, 80);
ellipse(700, 900, 15, 85);
ellipse(700, 900, 10, 90);
ellipse(700, 900, 5, 95);
ellipse(700, 900, 95, 5);


stroke(0);
noFill();
ellipse(500, 500, 505);
ellipse(500, 500, 510);
ellipse(500, 500, 515);
ellipse(500, 500, 520);
ellipse(500, 500, 525);
ellipse(500, 500, 530);
ellipse(500, 500, 535);
ellipse(500, 500, 540);
ellipse(500, 500, 545);
ellipse(500, 500, 550);
ellipse(500, 500, 550);
ellipse(500, 500, 555);
ellipse(500, 500, 560);
ellipse(500, 500, 565);
ellipse(500, 500, 570);
ellipse(500, 500, 575);
ellipse(500, 500, 580);
ellipse(500, 500, 585);
ellipse(500, 500, 590);
ellipse(500, 500, 595);
ellipse(500, 500, 600);

stroke(0);
noFill();

ellipse(800, 900, 50);
ellipse(800, 900, 75)
ellipse(800, 900, 100);
ellipse(800, 900, 125);
ellipse(800, 900, 150);
ellipse(800, 900, 175);
ellipse(800, 900, 200);
ellipse(800, 900, 225);
ellipse(800, 900, 250);
ellipse(800, 900, 275);
ellipse(800, 900, 300);
ellipse(800, 900, 325);
ellipse(800, 900, 350);
ellipse(800, 900, 375);
ellipse(800, 900, 400);
ellipse(800, 900, 425);
ellipse(800, 900, 450);
ellipse(800, 900, 475);
ellipse(800, 900, 500);
ellipse(800, 900, 525);
ellipse(800, 900, 550);
ellipse(800, 900, 575);
ellipse(800, 900, 600);
ellipse(800, 900, 625);
ellipse(800, 900, 650);
ellipse(800, 900, 675);
ellipse(800, 900, 700);
ellipse(800, 900, 725);
ellipse(800, 900, 750);
ellipse(800, 900, 775);
ellipse(800, 900, 800);
ellipse(800, 900, 825);
ellipse(800, 900, 850);
ellipse(800, 900, 875);
ellipse(800, 900, 900);
ellipse(800, 900, 925);
ellipse(800, 900, 950);
ellipse(800, 900, 975);


ellipse(200, 100, 50);
ellipse(200, 100, 75)
ellipse(200, 100, 100);
ellipse(200, 100, 125);
ellipse(200, 100, 150);
ellipse(200, 100, 175);
ellipse(200, 100, 200);
ellipse(200, 100, 225);
ellipse(200, 100, 250);
ellipse(200, 100, 275);
ellipse(200, 100, 300);
ellipse(200, 100, 325);
ellipse(200, 100, 350);
ellipse(200, 100, 375);
ellipse(200, 100, 400);
ellipse(200, 100, 425);
ellipse(200, 100, 450);
ellipse(200, 100, 475);
ellipse(200, 100, 500);
ellipse(200, 100, 525);
ellipse(200, 100, 550);
ellipse(200, 100, 575);
ellipse(200, 100, 600);
ellipse(200, 100, 625);
ellipse(200, 100, 650);
ellipse(200, 100, 675);
ellipse(200, 100, 700);
ellipse(200, 100, 725);
ellipse(200, 100, 750);
ellipse(200, 100, 775);
ellipse(200, 100, 800);
ellipse(200, 100, 825);
ellipse(200, 100, 850);
ellipse(200, 100, 875);
ellipse(200, 100, 900);
ellipse(200, 100, 925);
ellipse(200, 100, 950);
ellipse(200, 100, 975);
















}
